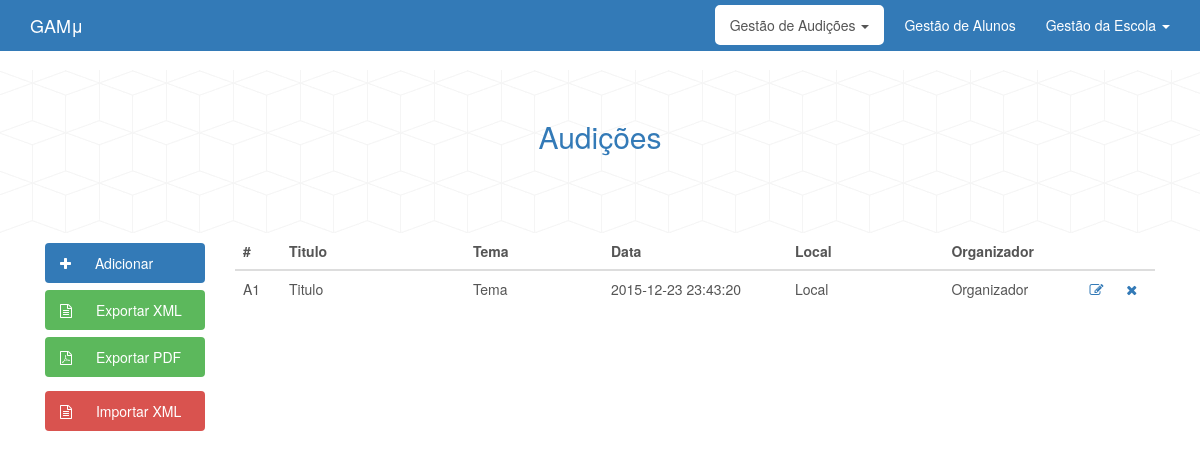
Screenshot of /website/index.php?controller=audicao&action=index with the database file from the repository.
### tables this page shows
CREATE TABLE IF NOT EXISTS `Audicao` (
  `id_audicao` INT NOT NULL AUTO_INCREMENT COMMENT '',
  `titulo` VARCHAR(45) NOT NULL COMMENT '',
  `subtitulo` VARCHAR(45) NOT NULL COMMENT '',
  `tema` VARCHAR(45) NOT NULL COMMENT '',
  `data` DATETIME NOT NULL COMMENT '',
  `local` VARCHAR(45) NOT NULL COMMENT '',
  `organizador` VARCHAR(45) NOT NULL COMMENT '',
  `duracao` TIME NOT NULL COMMENT '',
  PRIMARY KEY (`id_audicao`)  COMMENT '');

### website/controllers/audicao_controller.php (called while the page is built, shortened)
<?php
  class AudicaoController {
    public function index()
    {
      $nr_audicoes = Aluno::count();
      $number_of_records = 50;
      $result_number=ceil($nr_audicoes/$number_of_records);
      if(isset($_GET['page']))
        if(($_GET['page']>0) && ($_GET['page']<=$result_number))
          $page=$_GET['page'];
        else
          $page=1;
      else
        $page=1;
      $audicoes_previous = Audicao::retrieve('data',$page,$number_of_records,1);
      require_once('views/audicao/index.php');
    }
  }
?>

### website/index.php (called while the page is built, shortened)
<?php
  require_once('views/layout.php');
?>

### website/models/audicao.php (called while the page is built, shortened)
<?php
class Audicao {
	public function __construct($id, $titulo, $subtitulo, $tema, $data, $local, $organizador, $duracao) {
		$this->id = $id;
		$this->titulo = $titulo;
		$this->tema = $tema;
		$this->data = $data;
		$this->local = $local;
		$this->organizador = $organizador;
	}
	public static function retrieve($order,$page,$number_of_records,$option) {
		$db = Db::getInstance();
		$startpoint=($page-1)*$number_of_records;
		$list = [];
		$query_next = "SELECT * from Audicao WHERE data > NOW() ORDER BY $order LIMIT $startpoint,$number_of_records";
		$query_previous = "SELECT * from Audicao WHERE data < NOW() ORDER BY $order LIMIT $startpoint,$number_of_records";
		if($option == 1)
			$result = $db->query($query_previous);
		if($option == 2)
			$result = $db->query($query_next);
		foreach($result as $aud)
			$list[] = new Audicao($aud['id_audicao'],$aud['titulo'],$aud['subtitulo'],$aud['tema'],$aud['data'],$aud['local'],$aud['organizador'],$aud['duracao']);
		return $list;
	}
  }
  ?>

### website/views/audicao/index.php (the view, shortened to what this page needs)
<div class="container-fluid">
	<div class="row">
		<div id="header" class="col-xs-12" style="padding-top:30px;padding-bottom:70px;">
			<h2 id="title" class='text-center'>Audições</h2>
		</div>
	</div>
</div>
<div class="container">
	<div id="sidebar" class="col-xs-12 col-md-2" style="padding-top:10px;">
		<ul class="sidebar nav nav-pills nav-stacked">
			<li role="presentation" class="normal">
				<a href="#" onclick="showModal()">
				<i class="fa fa-plus" style="padding-right: 20px"></i>
					Adicionar
				</a>
			</li>
			<li id="download" role="presentation" class="safe">
				<a href="?controller=aluno&action=exportxml">
					<i class="fa fa-file-text-o" style="padding-right: 20px"></i>
					Exportar XML
				</a>
			</li>
			<li role="presentation" class="safe">
				<a href="#" onclick="inputXML()">
					<i class="fa fa-file-pdf-o" style="padding-right: 20px"></i>
					Exportar PDF
				</a>
			</li>
			<li class="mydivider">
			</li>
			<li role="presentation" class="warn">
				<a href="#" onclick="inputXML()">
					<i class="fa fa-file-text-o" style="padding-right: 20px"></i>
					Importar XML
				</a>
			</li>
		</ul>
	</div>
	<div id="content" class="col-xs-12 col-md-10">
		<table class='table'>
			<thead>
				<tr>
					<th width='5%'>#</th>
					<th width='20%'>Titulo</th>
					<th width='15%'>Tema</th>
					<th width='20%'>Data</th>
					<th width='17%'>Local</th>
					<th width='15%'>Organizador</th>
					<th width='4%'></th>
					<th width='4%'></th>
				</tr>
			</thead>
			<tbody>
				<?php
						foreach ($audicoes_previous as $aud)
						{
							echo "<tr class='linkeable' onclick='redirect(".$aud->id.")'>";
							echo "<td>A".$aud->id."</td>";
							echo "<td>".$aud->titulo."</td>";
							echo "<td>".$aud->tema."</td>";
							echo "<td>".$aud->data."</td>";
							echo "<td>".$aud->local."</td>";
							echo "<td>".$aud->organizador."</td>";
							echo "<td>
								  <a href='#'><i class='fa fa-pencil-square-o'></i></a>
								  </td>
								  <td>
								  <a href='?controller=audicao&action=remove&id=".$aud->id."'><i class='fa fa-times'></i></a>
								  </td>";
							echo "</tr>";
						}
				?>
			</tbody>
		</table>
	</div>
</div>

### website/public/gamu.css (style rules this page uses)
#header { background-image: url("img/cubes.png"); color: #337ab7; }
#title { color: #337ab7; }
.sidebar>li { padding-bottom: 5px; }
.sidebar>li.normal>a, .sidebar>li.normal>a:focus, .sidebar>li.normal>a:hover { color: white; background-color: #337ab7; }
.sidebar>li.safe>a, .sidebar>li.safe>a:focus, .sidebar>li.safe>a:hover { color: white; background-color: #5cb85c; }
.sidebar>li.warn>a, .sidebar>li.warn>a:focus, .sidebar>li.warn>a:hover { color: white; background-color: #d9534f; }
table { color: #555; }

### rows the page displays
audicao: id_audicao "1", titulo "Titulo", tema "Tema", data "2015-12-23 23:43:20", local "Local", organizador "Organizador"
